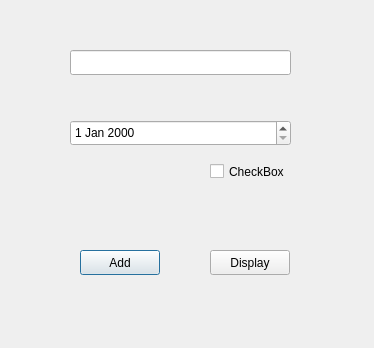
<?xml version="1.0" encoding="UTF-8"?>
<ui version="4.0">
 <class>Dialog</class>
 <widget class="QDialog" name="Dialog">
  <property name="geometry">
   <rect>
    <x>0</x>
    <y>0</y>
    <width>374</width>
    <height>348</height>
   </rect>
  </property>
  <property name="windowTitle">
   <string>Dialog</string>
  </property>
  <widget class="QCheckBox" name="checkBox">
   <property name="geometry">
    <rect>
     <x>210</x>
     <y>160</y>
     <width>80</width>
     <height>23</height>
    </rect>
   </property>
   <property name="text">
    <string>CheckBox</string>
   </property>
  </widget>
  <widget class="QLineEdit" name="lineEdit">
   <property name="geometry">
    <rect>
     <x>70</x>
     <y>50</y>
     <width>221</width>
     <height>25</height>
    </rect>
   </property>
  </widget>
  <widget class="QPushButton" name="addButton">
   <property name="geometry">
    <rect>
     <x>80</x>
     <y>250</y>
     <width>80</width>
     <height>25</height>
    </rect>
   </property>
   <property name="text">
    <string>Add</string>
   </property>
  </widget>
  <widget class="QDateEdit" name="dateEdit">
   <property name="geometry">
    <rect>
     <x>70</x>
     <y>120</y>
     <width>221</width>
     <height>26</height>
    </rect>
   </property>
  </widget>
  <widget class="QPushButton" name="displayButton">
   <property name="geometry">
    <rect>
     <x>210</x>
     <y>250</y>
     <width>80</width>
     <height>25</height>
    </rect>
   </property>
   <property name="text">
    <string>Display</string>
   </property>
  </widget>
 </widget>
 <resources/>
 <connections/>
</ui>
